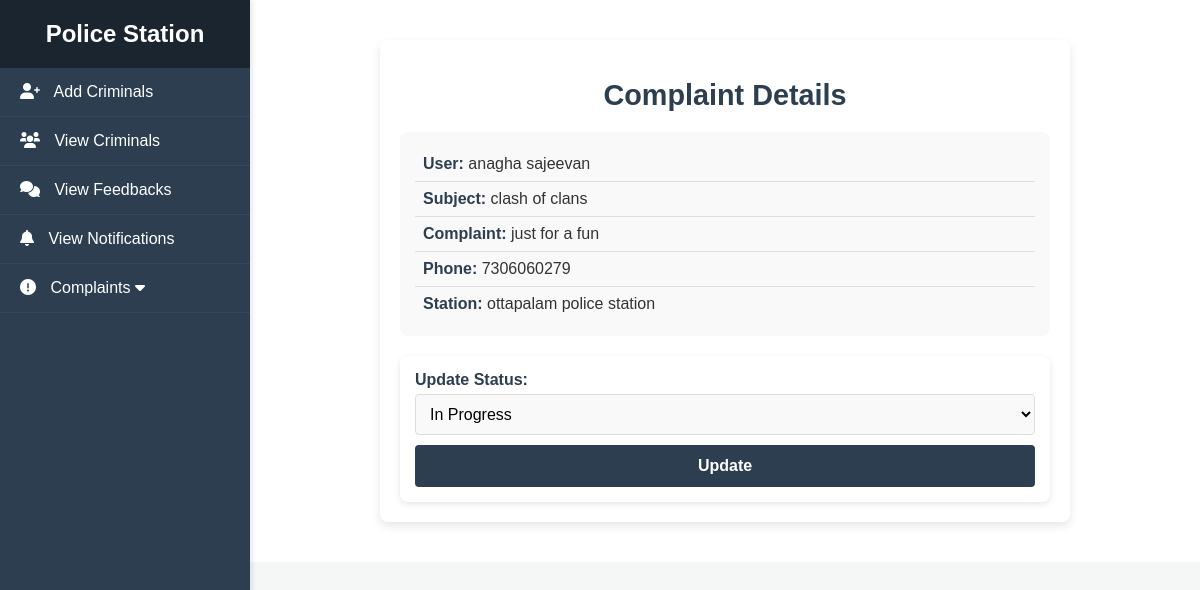
The page /station/changestatus/11 on the database its author committed.
### public/models.py (models this page shows, shortened)
class UserComplaint(models.Model):
    user=models.ForeignKey(UserDetails,null=True,blank=True,on_delete=models.CASCADE)
    station=models.ForeignKey(StationDetails,null=True,blank=True,on_delete=models.CASCADE)
    subject=models.CharField(max_length=100,null=True,blank=True)
    complaint=models.TextField(null=True,blank=True)
    status = models.CharField(max_length=40, default='pending',null=True,blank=True,choices=[
        ('pending', 'pending'),
        ('in progress', 'in progress'),
        ('resolved', 'resolved')
    ])
    phone=models.IntegerField(null=True,blank=True)
    created_at=models.DateField(auto_now_add=True,null=True)
    updated_at=models.DateField(auto_now_add=True,null=True)

class UserDetails(models.Model):
    name=models.CharField(max_length=55,null=True,blank=True)
    dob=models.DateField(null=True,blank=True)
    gender=models.CharField(max_length=33,blank=True,null=True,choices=[
        ('MALE', 'Male'),
        ('FEMALE', 'Female')])
    phone=models.IntegerField(null=True,blank=True)
    address=models.TextField(null=True,blank=True)
    id_proof=models.ImageField(null=True,blank=True,upload_to='public_gallery')
    user_details=models.ForeignKey(LoginDetails,on_delete=models.CASCADE,blank=True,null=True)
    created_at=models.DateTimeField(auto_now_add=True)
    updated_at=models.DateTimeField(auto_now_add=True)
    def __str__(self):
        return self.name

### my_admin/models.py (models this page shows)
class StationDetails(models.Model):
    station_name=models.CharField(max_length=88,null=True,blank=True)
    station_number=models.IntegerField(null=True,blank=True)
    description=models.TextField(null=True,blank=True)
    address=models.CharField(max_length=300,null=True,blank=True)
    station_image=models.ImageField(null=True,blank=True,upload_to='station_images')
    user_details=models.OneToOneField(LoginDetails,on_delete=models.CASCADE)
    phone=models.CharField(max_length=90,null=True,blank=True)
    updated_at=models.DateTimeField(auto_now_add=True)
    created_at=models.DateTimeField(auto_now_add=True)
    def __str__(self):
        return self.station_name

### station/views.py (the view, shortened to what this page needs)
# urls.py: path('changestatus/<int:id>',ComplaintStatus.as_view(),name='change_status'),
class ComplaintStatus(View):
    def get(self,request,id):
        complaint=UserComplaint.objects.get(pk=id)
        return render(request,'station/changestatus.html',{'complan':complaint})

### template/station/changestatus.html (shortened to what this page needs)
{% extends 'station/home.html' %}
{% load static %}
{% block body %}
<div class="complaint-details-wrapper">
    <div class="complaint-header">
        <h1>Complaint Details</h1>
    </div>
    <div class="complaint-info">
        <div class="complaint-item"><strong>User:</strong> <span>{{ complan.user }}</span></div>
        <div class="complaint-item"><strong>Subject:</strong> <span>{{ complan.subject }}</span></div>
        <div class="complaint-item"><strong>Complaint:</strong> <span>{{ complan.complaint }}</span></div>
        <div class="complaint-item"><strong>Phone:</strong> <span>{{ complan.phone }}</span></div>
        <div class="complaint-item"><strong>Station:</strong> <span>{{ complan.station }}</span></div>
    </div>
    <div class="complaint-form-section">
        <form method="POST">
            <label for="status">Update Status:</label>
            <select name="status" id="status" required>
                <option value="in progress" {% if complan.status == "in progress" %}selected{% endif %}>In Progress</option>
            </select>
            <button type="submit" class="btn-update-status">Update</button>
        </form>
    </div>
</div>
{% endblock %}

### static/css/station_home.css (style rules this page uses)
body { font-family: 'Arial', sans-serif; margin: 0; padding: 0; display: flex; background-color: #f4f7f6; }
.main-content h1 { font-size: 2rem; color: #2c3e50; margin-bottom: 20px; }
h1 { font-size: 1.8rem; color: #2c3e50; text-align: center; margin-bottom: 20px; }
.complaint-details-wrapper { max-width: 650px; margin: 20px auto; padding: 20px; background-color: #ffffff; border-radius: 8px; box-shadow: 0 4px 10px rgba(0, 0, 0, 0.1); }
.complaint-header h1 { font-size: 1.8rem; color: #2c3e50; text-align: center; margin-bottom: 20px; }
.complaint-info { background-color: #f9f9f9; padding: 15px; border-radius: 8px; margin-bottom: 20px; }
.complaint-item { font-size: 1rem; color: #333; padding: 8px; border-bottom: 1px solid #ddd; }
.complaint-item:last-child { border-bottom: none; }
.complaint-item strong { color: #2c3e50; }
.complaint-item span { font-weight: 500; }
.complaint-form-section { background: #fff; padding: 15px; border-radius: 8px; box-shadow: 0 2px 6px rgba(0, 0, 0, 0.1); }
.complaint-form-section label { font-weight: 600; display: block; margin-bottom: 5px; color: #2c3e50; }
.complaint-form-section select { width: 100%; padding: 10px; border: 1px solid #ddd; border-radius: 4px; font-size: 1rem; background-color: #f9f9f9; transition: border-color 0.3s ease; }
.btn-update-status { width: 100%; padding: 12px; background-color: #2c3e50; color: #fff; border: none; border-radius: 4px; font-size: 1rem; font-weight: 600; cursor: pointer; transition: background-color 0.3s ease; margin-top: 10px; }

### rows shown on the page
UserComplaint: user "anagha sajeevan", subject "clash of clans", complaint "just for a fun", phone "7306060279", station "ottapalam police station", status "In Progress"
